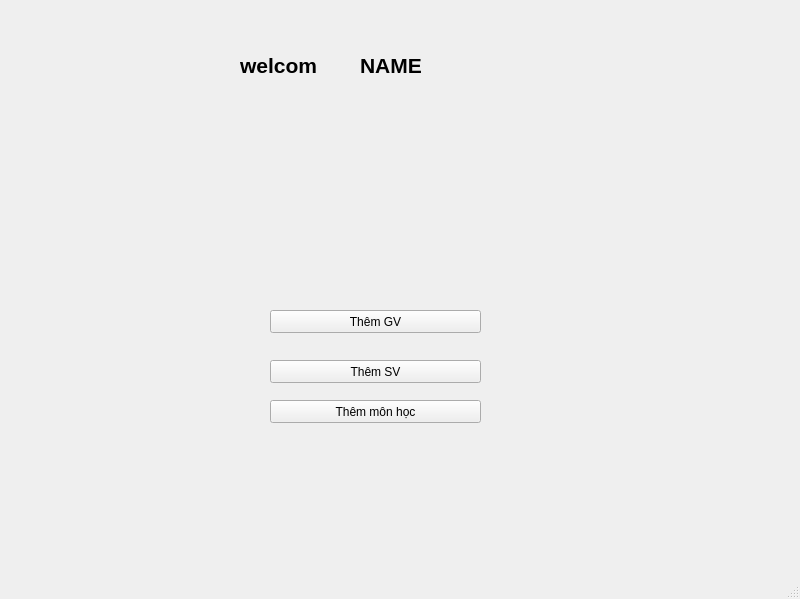
<?xml version="1.0" encoding="UTF-8"?>
<ui version="4.0">
 <class>MainWindow</class>
 <widget class="QMainWindow" name="MainWindow">
  <property name="geometry">
   <rect>
    <x>0</x>
    <y>0</y>
    <width>800</width>
    <height>599</height>
   </rect>
  </property>
  <property name="windowTitle">
   <string>MainWindow</string>
  </property>
  <widget class="QWidget" name="centralwidget">
   <widget class="QLabel" name="label">
    <property name="geometry">
     <rect>
      <x>240</x>
      <y>30</y>
      <width>201</width>
      <height>71</height>
     </rect>
    </property>
    <property name="font">
     <font>
      <pointsize>16</pointsize>
      <weight>75</weight>
      <bold>true</bold>
     </font>
    </property>
    <property name="text">
     <string>welcom </string>
    </property>
   </widget>
   <widget class="QLabel" name="label_2">
    <property name="geometry">
     <rect>
      <x>360</x>
      <y>50</y>
      <width>101</width>
      <height>31</height>
     </rect>
    </property>
    <property name="font">
     <font>
      <pointsize>16</pointsize>
      <weight>75</weight>
      <bold>true</bold>
     </font>
    </property>
    <property name="text">
     <string>NAME</string>
    </property>
   </widget>
   <widget class="QPushButton" name="pushButton">
    <property name="geometry">
     <rect>
      <x>270</x>
      <y>310</y>
      <width>211</width>
      <height>23</height>
     </rect>
    </property>
    <property name="text">
     <string>Thêm GV</string>
    </property>
   </widget>
   <widget class="QPushButton" name="pushButton_2">
    <property name="geometry">
     <rect>
      <x>270</x>
      <y>360</y>
      <width>211</width>
      <height>23</height>
     </rect>
    </property>
    <property name="text">
     <string>Thêm SV</string>
    </property>
   </widget>
   <widget class="QPushButton" name="pushButton_3">
    <property name="geometry">
     <rect>
      <x>270</x>
      <y>400</y>
      <width>211</width>
      <height>23</height>
     </rect>
    </property>
    <property name="text">
     <string>Thêm môn học</string>
    </property>
   </widget>
  </widget>
  <widget class="QMenuBar" name="menubar">
   <property name="geometry">
    <rect>
     <x>0</x>
     <y>0</y>
     <width>800</width>
     <height>21</height>
    </rect>
   </property>
  </widget>
  <widget class="QStatusBar" name="statusbar"/>
 </widget>
 <resources/>
 <connections/>
</ui>
